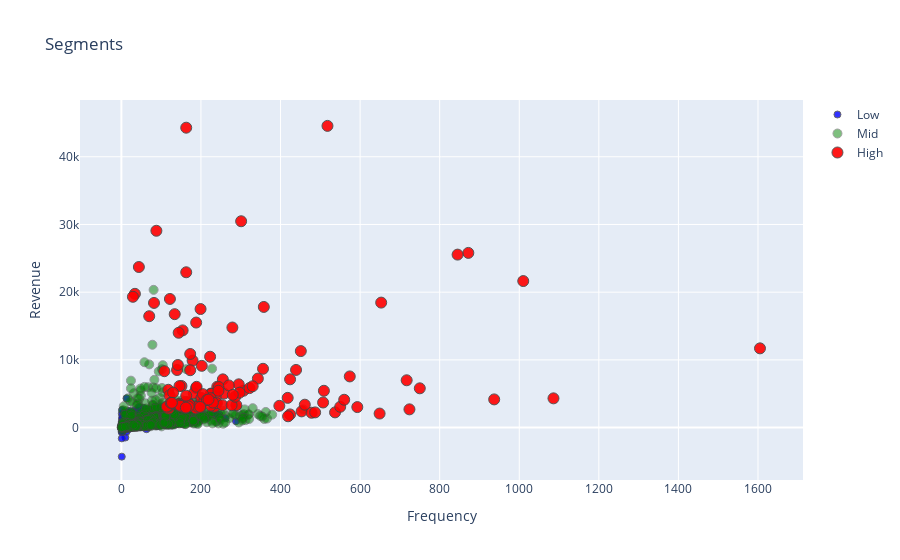

Notebook cell for this chart:
### Code cell
tx_graph = tx_user.query("Revenue < 50000 and Frequency < 2000")

plot_data = [
    go.Scatter(
        x=tx_graph.query("Segment == 'Low-Value'")['Frequency'],
        y=tx_graph.query("Segment == 'Low-Value'")['Revenue'],
        mode='markers',
        name='Low',
        marker= dict(size= 7,
            line= dict(width=1),
            color= 'blue',
            opacity= 0.8
           )
    ),
        go.Scatter(
        x=tx_graph.query("Segment == 'Mid-Value'")['Frequency'],
        y=tx_graph.query("Segment == 'Mid-Value'")['Revenue'],
        mode='markers',
        name='Mid',
        marker= dict(size= 9,
            line= dict(width=1),
            color= 'green',
            opacity= 0.5
           )
    ),
        go.Scatter(
        x=tx_graph.query("Segment == 'High-Value'")['Frequency'],
        y=tx_graph.query("Segment == 'High-Value'")['Revenue'],
        mode='markers',
        name='High',
        marker= dict(size= 11,
            line= dict(width=1),
            color= 'red',
            opacity= 0.9
           )
    ),
]

plot_layout = go.Layout(
        yaxis= {'title': "Revenue"},
        xaxis= {'title': "Frequency"},
        title='Segments'
    )
fig = go.Figure(data=plot_data, layout=plot_layout)
pyoff.iplot(fig)

### Figure 1 — Plotly figure (JSON) as saved in the notebook; plotly's stock layout.template omitted (floating-point values rounded to 4 significant figures; data arrays with more than 128 entries replaced by an {"elided": "..."} marker saying what was removed)
{"data": [{"marker": {"color": "blue", "line": {"width": 1}, "opacity": 0.8, "size": 7}, "mode": "markers", "name": "Low", "type": "scatter", "x": {"elided": "1812 int values"}, "y": {"elided": "1812 float values"}}, {"marker": {"color": "green", "line": {"width": 1}, "opacity": 0.5, "size": 9}, "mode": "markers", "name": "Mid", "type": "scatter", "x": {"elided": "990 int values"}, "y": {"elided": "990 float values"}}, {"marker": {"color": "red", "line": {"width": 1}, "opacity": 0.9, "size": 11}, "mode": "markers", "name": "High", "type": "scatter", "x": [453, 424, 537, 724, 478, 487, 419, 649, 202, 258, 343, 119, 163, 241, 225, 118, 151, 167, 200, 235, 140, 155, 234, 179, 173, 226, 237, 127, 145, 224, 188, 182, 108, 146, 142, 225, 240, 193, 255, 289, 190, 397, 307, 295, 166, 254, 161, 121, 201, 173, 118, 187, 161, 277, 168, 142, 245, 270, 223, 156, 189, 192, 120, 209, 322, 148, 286, 130, 114, 244, 205, 356, 297, 230, 171, 163, 330, 215, 124, 169, 219, 198, 127, 280, 162, 461, 1605, 1086, 750, 574, 439, 451, 593, 424, 550, 937, 560, 509, 507, 717, 418, 70, 44, 82, 34, 88, 29, 163, 279, 301, 134, 154, 199, 163, 122, 144, 358, 188, 1010, 518, 653, 872, 845], "y": [2393.0, 1947.0, 2246.0, 2693.0, 2192.0, 2244.0, 1673.0, 2073.0, 9122.0, 5024.0, 7240.0, 2802.0, 2986.0, 6042.0, 5023.0, 5585.0, 6149.0, 3739.0, 3526.0, 3566.0, 8506.0, 3073.0, 3081.0, 9898.0, 10870.0, 4974.0, 4493.0, 3472.0, 3507.0, 4349.0, 5848.0, 5058.0, 8329.0, 6130.0, 3398.0, 3239.0, 3611.0, 3331.0, 7123.0, 3314.0, 3029.0, 3220.0, 5445.0, 6390.0, 3703.0, 3305.0, 3554.0, 4756.0, 4372.0, 8475.0, 3093.0, 2832.0, 3776.0, 3305.0, 3623.0, 9250.0, 5988.0, 6228.0, 10470.0, 3315.0, 6024.0, 3084.0, 3276.0, 3986.0, 5833.0, 3223.0, 4560.0, 5166.0, 3102.0, 5444.0, 4941.0, 8685.0, 5155.0, 3693.0, 3399.0, 4711.0, 6109.0, 4068.0, 3666.0, 3118.0, 4143.0, 3047.0, 3652.0, 4834.0, 2950.0, 3383.0, 11700.0, 4320, 5800.0, 7557.0, 8516.0, 11300.0, 3030.0, 7131.0, 3066.0, 4165.0, 4111.0, 5440.0, 3706.0, 6989, 4392.0, 16450.0, 23720.0, 18410.0, 19760.0, 29070.0, 19320.0, 22940.0, 14780.0, 30480.0, 16750.0, 14360.0, 17510.0, 44290.0, 19000.0, 14010.0, 17820.0, 15510.0, 21640.0, 44560.0, 18460.0, 25800.0, 25550.0]}], "layout": {"title": {"text": "Segments"}, "xaxis": {"title": {"text": "Frequency"}}, "yaxis": {"title": {"text": "Revenue"}}}}
